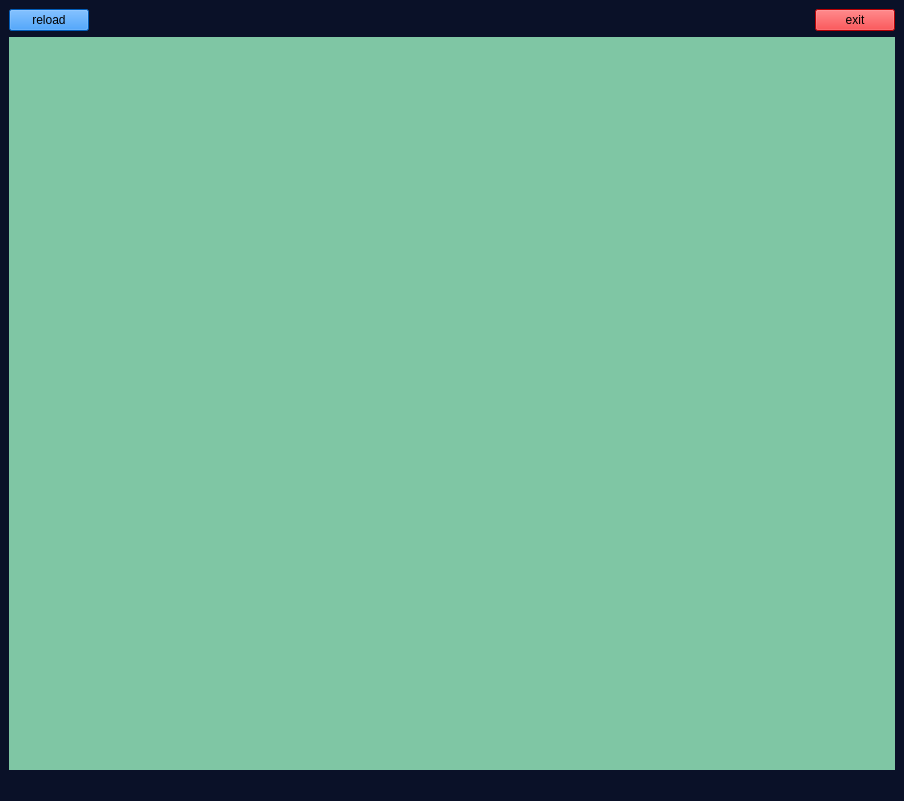
<?xml version="1.0" encoding="UTF-8"?>
<ui version="4.0">
 <class>search</class>
 <widget class="QMainWindow" name="search">
  <property name="geometry">
   <rect>
    <x>0</x>
    <y>0</y>
    <width>904</width>
    <height>801</height>
   </rect>
  </property>
  <property name="windowTitle">
   <string>MainWindow</string>
  </property>
  <property name="styleSheet">
   <string notr="true">background-color: rgb(10, 17, 40);
color: rgb(0, 0, 0);</string>
  </property>
  <widget class="QWidget" name="centralwidget">
   <layout class="QGridLayout" name="gridLayout">
    <item row="0" column="0">
     <widget class="QPushButton" name="pushButton_2">
      <property name="styleSheet">
       <string notr="true">background-color: rgb(0, 127, 255);</string>
      </property>
      <property name="text">
       <string>reload</string>
      </property>
     </widget>
    </item>
    <item row="0" column="1">
     <spacer name="horizontalSpacer">
      <property name="orientation">
       <enum>Qt::Horizontal</enum>
      </property>
      <property name="sizeHint" stdset="0">
       <size>
        <width>711</width>
        <height>20</height>
       </size>
      </property>
     </spacer>
    </item>
    <item row="0" column="2">
     <widget class="QPushButton" name="pushButton">
      <property name="styleSheet">
       <string notr="true">background-color: rgb(255, 0, 4);</string>
      </property>
      <property name="text">
       <string>exit</string>
      </property>
     </widget>
    </item>
    <item row="1" column="0" colspan="3">
     <widget class="QWidget" name="widget" native="true">
      <property name="styleSheet">
       <string notr="true">color: rgb(61, 61, 61);
font: 11pt &quot;Segoe UI&quot;;
background-color: rgb(127, 198, 164)</string>
      </property>
     </widget>
    </item>
   </layout>
  </widget>
  <widget class="QMenuBar" name="menubar">
   <property name="geometry">
    <rect>
     <x>0</x>
     <y>0</y>
     <width>904</width>
     <height>21</height>
    </rect>
   </property>
  </widget>
  <widget class="QStatusBar" name="statusbar"/>
 </widget>
 <resources/>
 <connections/>
</ui>
